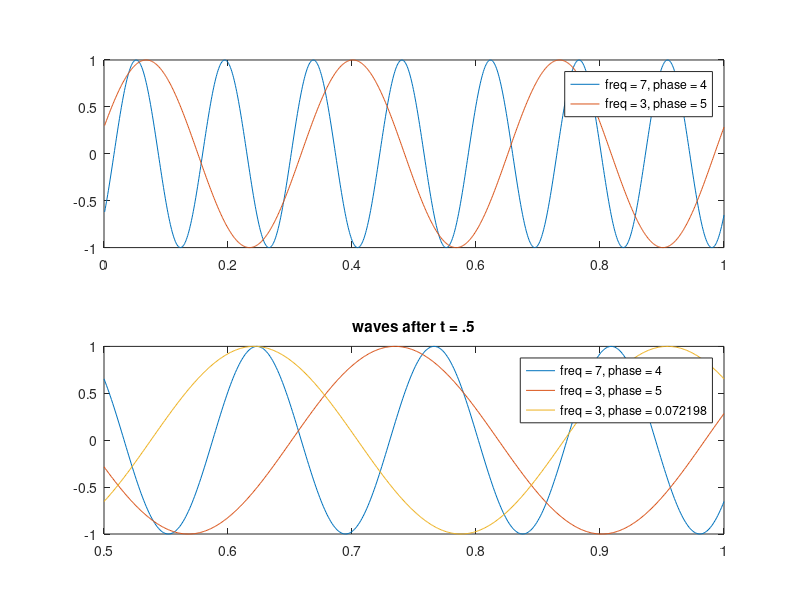

This chart was generated by the following MATLAB code:

clear;clc;close all

f1 = 7;
f2 = 3;

theta1 = 4;
theta2 = 5;

Ts = 1/1000;
tvec = Ts:Ts:1;

figure;
subplot(2,1,1)
plot(tvec, cos(tvec*2*pi*f1+theta1))
hold on;
plot(tvec, cos(tvec*2*pi*f2+theta2)) 

legend(...
    ['freq = ' num2str(f1) ', phase = ' num2str(theta1)],...
    ['freq = ' num2str(f2) ', phase = ' num2str(theta2)]);

subplot(2,1,2)
plot(tvec(end-500:end), cos(tvec(end-500:end)*2*pi*f1+theta1))
hold on;
plot(tvec(end-500:end), cos(tvec(end-500:end)*2*pi*f2+theta2)) 
title('waves after t = .5');

radpha1 = tvec(end-500)*2*pi*f1+theta1;
% radpha1 = 18.708;
radpha2 = tvec(end-500)*2*pi*f2+theta2;

radphadif = tvec(end-500)*2*pi*(f2-f1)+(theta2-theta1);
% radphadif = radpha2 - radpha1;
disp(radphadif);
disp(radpha2 - radpha1);

pha2match = radpha2-radphadif;

f3 = f2;
theta3 = pha2match/360;

plot(tvec(end-500:end), cos(tvec(end-500:end)*2*pi*f3+pha2match)) 

legend(...
    ['freq = ' num2str(f1) ', phase = ' num2str(theta1)],...
    ['freq = ' num2str(f2) ', phase = ' num2str(theta2)],...
    ['freq = ' num2str(f3) ', phase = ' num2str(theta3)]);